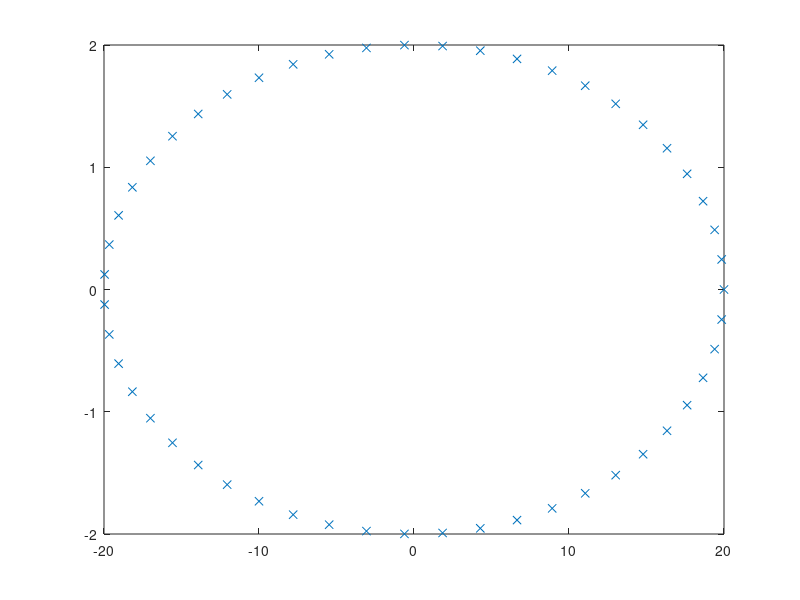

Here is the MATLAB script that generated this plot: (Note: this script raises an error after producing the figure.)
function error = surfaceTensionTest2(vertices)

% get a circle
if nargin < 1
    vertices = 51;
end

points = zeros(vertices,2);
angles = zeros(vertices,1);

index = 0;
while index < vertices
    theta = 0 + (2*pi*index)/vertices;
    points(index+1,1) = 20*cos(theta);
    points(index+1,2) = 2*sin(theta);
    angles(index+1) = theta;
    index = index + 1;
end

% for spout
%points(18,:) = 1.5*points(18,:);

newPoints = points;

% for a certain length of time

time = 0;
maxTime = 0.2; % 0.3
dt = 0.01;

% errors!

error = 0;

count = 0;
idx = 1;

fig = figure;
plot(points(:,1),points(:,2),'x');
% xlim([-5,5]);ylim([90,100]);

frame = getframe(fig);
im{idx} = frame2im(frame);
idx = idx + 1;
%close(fig)

disp('starting loop')


uns = zeros(vertices,1);
flows = zeros(vertices,2);

%while time < maxTime
while count < 1
    count = count + 1;
    
    errors = zeros(1,size(points,1));
    
    % we should fit the spline here, as there's no point doing it every
    % time
    
    % but there is a special case when ii=1, so deal with that first
    
    % matlab doesn't seem to like having the singularity at the end of
    % our interval, which is the opposite to what I expected
    % so for ii=1 rearrange our points and re-find the spline so that
    % it's not at the end
    
    halfway = floor(vertices/2);
    points2halfway = [points(halfway:end,:);points(1:halfway,:)];
    
    [normals2,~,splineX2,splineY2] = findTangentSpline(points2halfway,1);
    
    points2 = [points;points(1,:)];
    
    [normals,~,splineX,splineY] = findTangentSpline(points2,1);
    
    % iterate over each point in the circle
    for ii = 1:size(points,1)

        % find the flow strength
        
        if ii < (halfway/2)
            if ii==1
                disp('first case')
                calculateIntegral(points(ii,:),normals(ii,:),splineX2,splineY2,1)
            end
            % because we shifted the points round to get the second spline
            % the index for the new normals in normals2 is not the same as
            % the normal index but is shifted
            correctNormalIndex = size(points2halfway,1)-halfway+ii;
            un = calculateIntegral(points(ii,:),normals2(correctNormalIndex,:),splineX2,splineY2,0);
        elseif size(points,1) - ii < (halfway/2)
            if ii==1
                disp('second case')
                calculateIntegral(points(ii,:),normals(ii,:),splineX2,splineY2,1)
            end
            % is this correctNormalIndex correct???? CHECK
            correctNormalIndex = ii - halfway + 1;
            un = calculateIntegral(points(ii,:),normals2(correctNormalIndex,:),splineX2,splineY2,0);            
        else   
            if ii==1
                disp('third case')
                calculateIntegral(points(ii,:),normals(ii,:),splineX,splineY,1)
            end
            un = calculateIntegral(points(ii,:),normals(ii,:),splineX,splineY,0);
        end
        
%         if mod(ii,20) == 0
%             t = linspace(0,1,500);
%             integrand = calcIntegrandVectorised(t,points(ii,:),normals(ii,:),splineX,splineY,0);
%             figure;
%             plot(t,integrand);
%             title(['integrand point ',num2str(ii)])
%         end

        if ii==1
            t = linspace(0,1,100);
            integrand = calcIntegrandVectorised(t,points(ii,:),normals(ii,:),splineX2,splineY2,1);
            figure;
            plot(t,integrand);
            title(['integrand point (',num2str(points(ii,1)),',',num2str(points(ii,2)),')'])
        end
        
        uns(ii) = un;
        
        % this has to be applied in the direction of the outward pointing
        % normal
        
        flow = -(25*un).*normals(ii,:);
        flows(ii,:) = flow;

        % move that point by how much
        
        newPoints(ii,:) = points(ii,:) + flow*dt;
        
        errors(ii) = findDist(points(ii,:),newPoints(ii,:));
      
    end

    % the error is just un actually
    error = mean(errors);
    
    points = newPoints;  
    
    
    if mod(count,10) == 0
    %if 1
        fig = figure;
        plot(points(:,1),points(:,2),'x');
        xlim([-5,5]);ylim([90,100]);
        
        frame = getframe(fig);
        im{idx} = frame2im(frame);
        idx = idx + 1;
        close(fig)
    end
    
     
    time = time + dt;
    
%     figure;
%     plot(angles,uns)
% %     
%     figure;
%     plot(angles,errors,'x-')
    
%     figure;
%     plot(angles,abs(cos(angles)-normals(1:end-1,1)))
%     title('x component')
%     
%     figure;
%     plot(angles,abs(sin(angles)-normals(1:end-1,2)))
%     title('y component')

end

saveLocation = 'testEllipse.tif';
imwrite(im{1},saveLocation)
for i=2:numel(im)
    imwrite(im{i},saveLocation,'WriteMode','append')
end

end

function result = calculateIntegral(r0,r0normal,splineX,splineY,plotYes)

% we will be returning un

% we want to use integral. So we need a function handle.

fun = @(t)calcIntegrandVectorised(t,r0,r0normal,splineX,splineY,plotYes);

result = integral(fun,0,1);

end

% this is a helpful function
function previous = prev(x,maxi)
    if x > 1
        previous = x - 1;
    else
        previous = maxi;
    end  
end

function following = next(x,maxi)
    if x < maxi
        following = x + 1;
    else
        following = 1;
    end  
end

% produces the indices of the next N numbers going in a circle
function following = nextN(x,maxi,N)
    following = zeros(1,N);
    following(1) = x;
    for i=2:N
        following(i) = next(following(i-1),maxi);
    end

end

% shuffle the numbers in the 1xm list along by N, so that result(1) =
% list(N)
function result = shuffle(list,N)
    result = nextN(N,numel(list),numel(list));
end